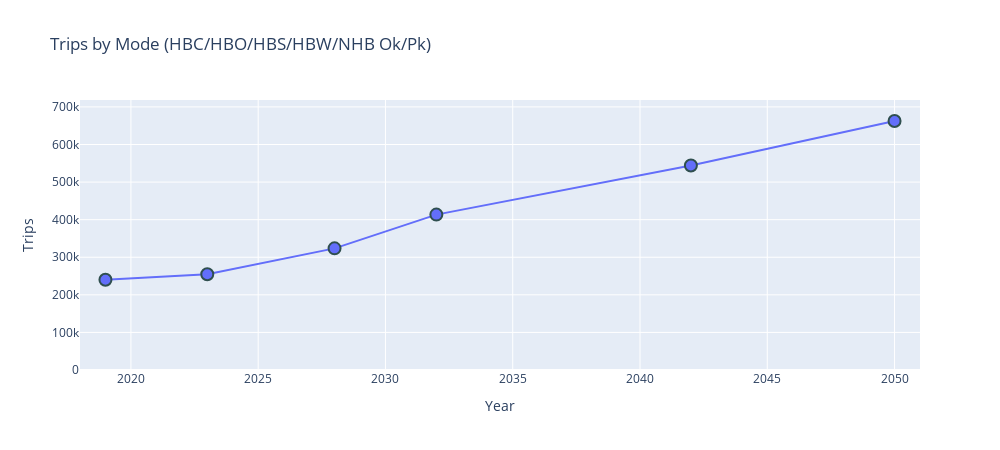

Notebook code for this chart:
### Code cell
# MAKE INTERACTIVE CHART
py.offline.init_notebook_mode(connected=True)

lstTdmVersionWithDate = sorted(dfTransitSummaryPlotData['tdmVersionWithDate'].unique().tolist())
lstScenarioGroups     = sorted(dfTransitSummaryPlotData['scenarioGroup'     ].unique().tolist())
lstModes              = sorted(dfTransitSummaryPlotData['modeGroup'         ].unique().tolist())
lstTripPurp           = sorted(dfTransitSummaryPlotData['TRIPPURP'          ].unique().tolist())
lstPeriod             = sorted(dfTransitSummaryPlotData['PERIOD'            ].unique().tolist())

# remove include in all list
lstScenarioGroups = [i for i in lstScenarioGroups if i not in lstIncludeInAll] 

selectTdmVersionsWithDate = widgets.SelectMultiple(options=lstTdmVersionWithDate, value=(lstTdmVersionWithDate), description='TDM Version'   )
selectScenarioGroups      = widgets.SelectMultiple(options=lstScenarioGroups    , value=('RTP',               ), description='Scenario Group')
selectModes               = widgets.SelectMultiple(options=lstModes             , value=('4: Transit',        ), description='Mode Group'    )
selectTripPurps           = widgets.SelectMultiple(options=lstTripPurp          , value=(lstTripPurp          ), description='Purpose'       )
selectPeriods             = widgets.SelectMultiple(options=lstPeriod            , value=(lstPeriod            ), description='Periods'       )

# Set up a global variable to track whether the widgets have been changed
firstTime = True

# create output widget to display filtered DataFrame
output = widgets.Output()
hbox = widgets.HBox([selectTdmVersionsWithDate, selectScenarioGroups, selectModes, selectTripPurps, selectPeriods])

# create interactive widget
interactive_output = widgets.interactive_output(update_plot, {'tdmVersionsWithDate':selectTdmVersionsWithDate, 'scenarioGroups':selectScenarioGroups, 'modeGroups':selectModes, 'trippurps':selectTripPurps, 'periods':selectPeriods})

# Display a markdown heading
display(Markdown('# Trip Mode Split Interactive Chart'))
display(hbox)
display(interactive_output)
display(output)

#ADD RAW OBSERVED CURVES

### Figure 1 — Plotly figure (JSON) as saved in the notebook; plotly's stock layout.template omitted (floating-point values rounded to 4 significant figures)
{"data": [{"marker": {"line": {"color": "DarkSlateGrey", "width": 2}, "size": 12}, "mode": "markers+lines", "name": "WF TDM v9.0 - 2023-04-14 RTP 4: Transit", "type": "scatter", "x": [2019, 2023, 2028, 2032, 2042, 2050], "y": [240216, 254820, 323672, 413454, 544204, 662554]}], "layout": {"height": 450, "title": {"text": "Trips by Mode (HBC/HBO/HBS/HBW/NHB Ok/Pk)"}, "width": 1000, "xaxis": {"range": [2018, 2051], "title": {"text": "Year"}}, "yaxis": {"rangemode": "tozero", "title": {"text": "Trips"}}}}
